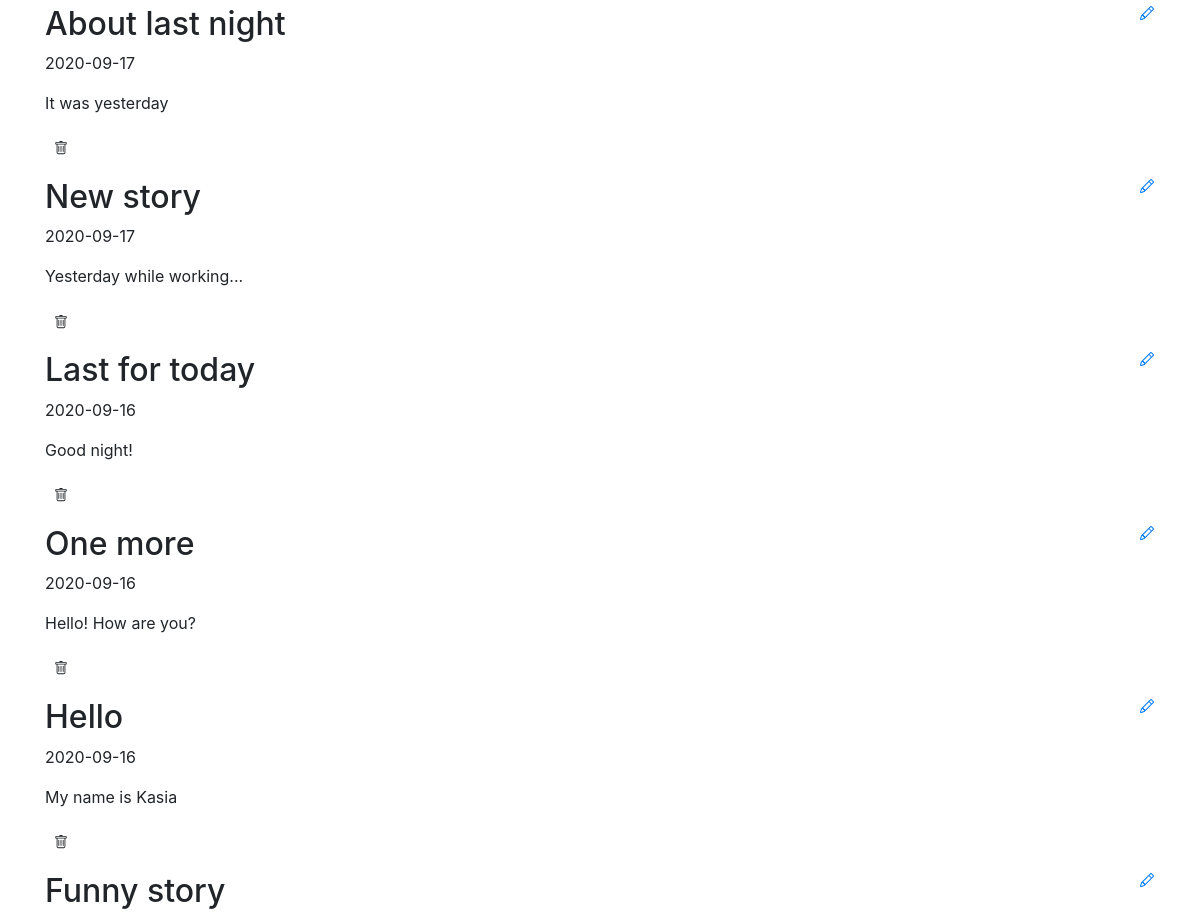
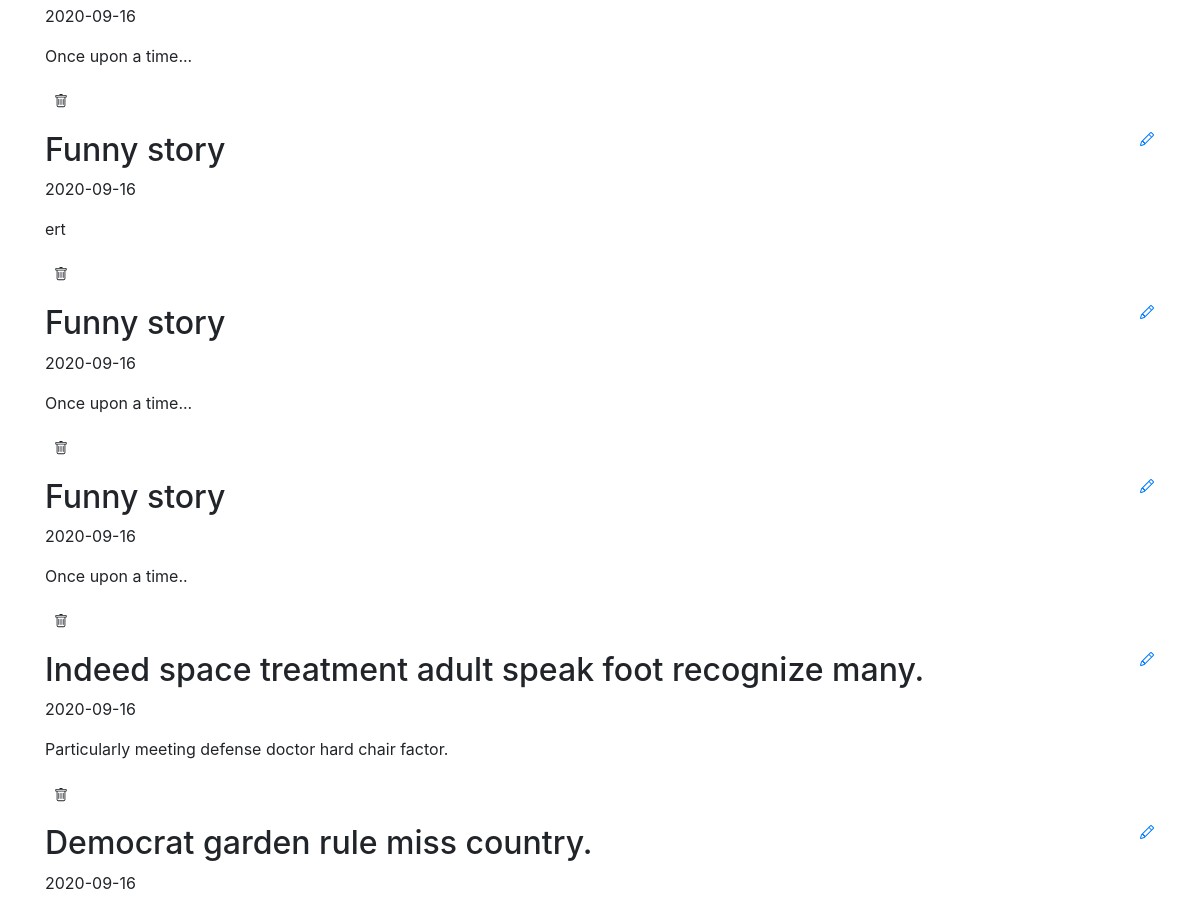
Before: / (middle part) with the older database file (2 pictures, top to bottom).
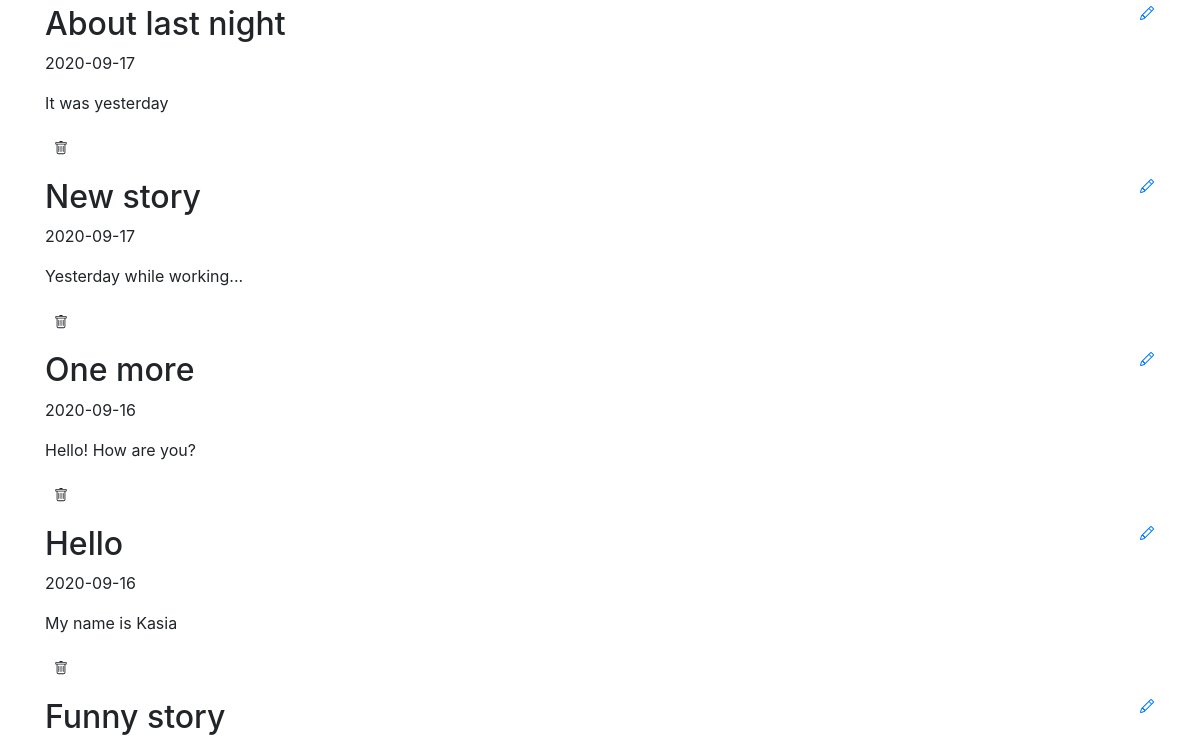
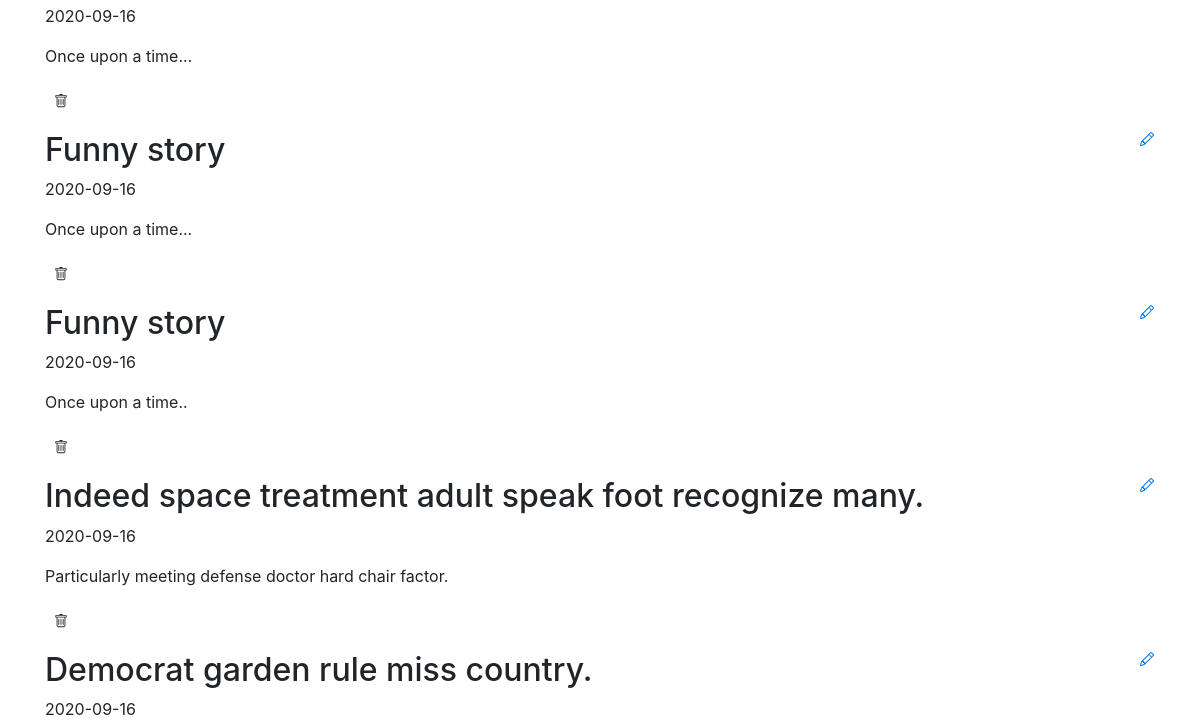
After: the same page with the newer database file (2 pictures, top to bottom).
### blog/models.py (models this page shows)
class Entry(db.Model):
   id = db.Column(db.Integer, primary_key=True)
   title = db.Column(db.String(80), nullable=False)
   body = db.Column(db.Text, nullable=False)
   pub_date = db.Column(db.DateTime, nullable=False,
       default=datetime.datetime.utcnow)
   is_published = db.Column(db.Boolean, default=False)

### blog/routes.py (the view)
@app.route('/')
def homepage():
    posts = Entry.query.filter_by(is_published=True).order_by(Entry.pub_date.desc())
    return render_template("homepage.html", posts=posts)

### blog/templates/homepage.html (shortened to what this page needs)
{% extends "base.html" %}
{% block content %}
{% for post in posts %}
<div>
   <div>
       <h2 class="d-inline-block">{{ post.title }}</h2>
       <a href="{{ url_for('exist_post', id=post.id) }}">
       </a>
   </div>
   <p>{{ post.pub_date.strftime('%Y-%m-%d') }} </p>
   <p>
       {{ post.body }}
   </p>
    <p><form method="POST" action="/delete-post/{{ post.id }}">
        <button type="submit" class="btn btn-default btn-sm">
        </button></form></p>
</div>
{% endfor %}
{% endblock %}

Changed rows visible on the page:
removed Entry: title "Last for today", pub_date "2020-09-16", body "Good night!"
removed Entry: title "Funny story", pub_date "2020-09-16", body "ert"
